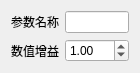
<?xml version="1.0" encoding="UTF-8"?>
<ui version="4.0">
 <class>Dialog</class>
 <widget class="QDialog" name="Dialog">
  <property name="geometry">
   <rect>
    <x>0</x>
    <y>0</y>
    <width>125</width>
    <height>66</height>
   </rect>
  </property>
  <property name="windowTitle">
   <string>Dialog</string>
  </property>
  <layout class="QGridLayout" name="gridLayout">
   <item row="1" column="1">
    <widget class="QDoubleSpinBox" name="doubleSpinBox_gain">
     <property name="minimum">
      <double>0.010000000000000</double>
     </property>
     <property name="maximum">
      <double>100.000000000000000</double>
     </property>
     <property name="singleStep">
      <double>0.010000000000000</double>
     </property>
     <property name="value">
      <double>1.000000000000000</double>
     </property>
    </widget>
   </item>
   <item row="0" column="0">
    <widget class="QLabel" name="label_4">
     <property name="text">
      <string>参数名称</string>
     </property>
    </widget>
   </item>
   <item row="1" column="0">
    <widget class="QLabel" name="label_3">
     <property name="text">
      <string>数值增益</string>
     </property>
    </widget>
   </item>
   <item row="0" column="1">
    <widget class="QLineEdit" name="lineEdit_name"/>
   </item>
  </layout>
 </widget>
 <resources/>
 <connections/>
</ui>
